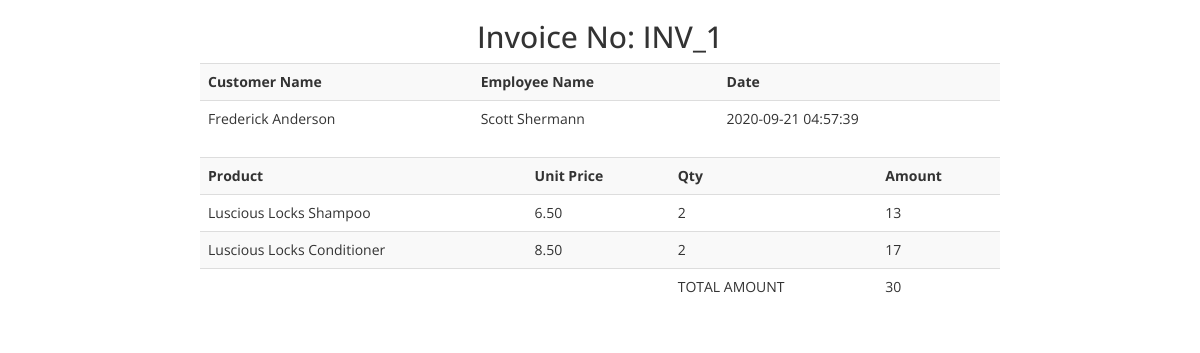
/invoice.php?id=1, run on the app's committed database.
### tables this page shows
CREATE TABLE IF NOT EXISTS `customer` (
  `id` int(11) NOT NULL AUTO_INCREMENT,
  `first_name` varchar(25) NOT NULL,
  `last_name` varchar(30) NOT NULL,
  `phone` char(10) NOT NULL,
  `address` varchar(60) NOT NULL DEFAULT 'Not supplied',
  `suburb` varchar(30) NOT NULL DEFAULT 'Not supplied',
  `post_code` char(4) NOT NULL DEFAULT '6000',
  PRIMARY KEY (`id`)
);

CREATE TABLE IF NOT EXISTS `employee` (
  `id` int(11) NOT NULL AUTO_INCREMENT,
  `first_name` varchar(30) NOT NULL,
  `last_name` varchar(30) NOT NULL,
  `position` varchar(30) DEFAULT NULL,
  `dob` date NOT NULL,
  `tfn` char(10) DEFAULT NULL,
  `start_date` timestamp NOT NULL DEFAULT CURRENT_TIMESTAMP,
  PRIMARY KEY (`id`)
);

CREATE TABLE IF NOT EXISTS `invoice` (
  `invoice_no` int(11) NOT NULL AUTO_INCREMENT,
  `date` timestamp NOT NULL DEFAULT CURRENT_TIMESTAMP,
  `cust_id` int(11) NOT NULL,
  `emp_id` int(11) NOT NULL,
  PRIMARY KEY (`invoice_no`),
  KEY `fk_emp_invoice` (`emp_id`),
  KEY `fk_cust_invoice` (`cust_id`)
);

CREATE TABLE IF NOT EXISTS `product` (
  `id` int(11) NOT NULL AUTO_INCREMENT,
  `cat_id` int(11) NOT NULL,
  `supp_id` int(11) NOT NULL,
  `name` varchar(60) NOT NULL,
  `description` varchar(255) NOT NULL DEFAULT 'No additional information',
  `cost_price` decimal(8,2) NOT NULL,
  `size` varchar(20) DEFAULT NULL,
  PRIMARY KEY (`id`),
  KEY `fk_cat_prod` (`cat_id`),
  KEY `fk_prod_supp` (`supp_id`)
);

CREATE TABLE IF NOT EXISTS `invoice_line` (
  `invoice_no` int(11) NOT NULL,
  `prod_id` int(11) NOT NULL,
  `qty` int(11) NOT NULL,
  PRIMARY KEY (`invoice_no`,`prod_id`),
  KEY `fk_prod_invoice_line` (`prod_id`)
);

### invoice.php (the view, shortened to what this page needs)
<!DOCTYPE html>
<html lang="en">
<head>
    <link rel="stylesheet" href="https://maxcdn.bootstrapcdn.com/bootstrap/3.3.7/css/bootstrap.min.css">
    <link rel="stylesheet" href="styles.css" />
</head>
<body>
    <?php
    require("connect.php");
    $id = $_REQUEST['id'];
    $sql = "SELECT il.invoice_no, il.prod_id, il.qty AS 'quantity', i.date AS 'date',
            c.first_name AS 'cust_fname', c.last_name AS 'cust_lname',
            e.first_name AS 'emp_fname', e.last_name AS 'emp_lname',
            p.name AS 'product', p.cost_price AS 'unit_price'
            FROM invoice_line il
            INNER JOIN product p
            ON il.prod_id = p.id
            INNER JOIN invoice i
            ON il.invoice_no = i.invoice_no
            INNER JOIN customer c
            ON i.cust_id = c.id
            INNER JOIN employee e
            ON i.emp_id = e.id
            WHERE il.invoice_no = '$id'";
    $result = $conn->query($sql);
    ?>
    <section class="center row">
        <article id="home" >
            <?php
            if ($result->num_rows > 0) {
                echo "<h2 class='text-center'>Invoice No: INV_$id</h2>";
                echo '<table class="table table-striped" id="outTable">';
                echo "<tr>
                        <th>Customer Name</th>
                        <th>Employee Name</th>
                        <th>Date</th>
                        </tr>";
                $row = $result->fetch_assoc();
                $cust_name = $row['cust_fname'] . " " . $row['cust_lname'];
                $emp_name = $row['emp_fname'] . " " . $row['emp_lname'];
                $date = $row['date'];
                echo "<tr>
                        <td>$cust_name</td>
                        <td>$emp_name</td>
                        <td>$date</td>
                        </tr>
                        </table>";
                $prod_name = $row['product'];
                $unit_price = $row['unit_price'];
                $qty = $row['quantity'];
                $amount = $unit_price * $qty;
                echo '<table class="table table-striped" id="outTable">';
                echo "<tr>
                        <th>Product</th>
                        <th>Unit Price</th>
                        <th>Qty</th>
                        <th>Amount</th>
                        </tr>";
                        echo "<tr>
                        <td>$prod_name</td>
                        <td>$unit_price</td>
                        <td>$qty</td>
                        <td>$amount</td>
                        </tr>";
                $total = $amount;
                while($row = $result->fetch_assoc()) {
                    $prod_name = $row['product'];
                    $unit_price = $row['unit_price'];
                    $qty = $row['quantity'];
                    $amount = $unit_price * $qty;
                    echo "<tr>
                        <td>$prod_name</td>
                        <td>$unit_price</td>
                        <td>$qty</td>
                        <td>$amount</td>
                        </tr>";
                    $total += $amount;
                }
                echo "<tr>
                        <td></td>
                        <td></td>
                        <td>TOTAL AMOUNT</td>
                        <td>$total</td>
                        </tr>";
                echo "</table>";
            } else {
                echo "0 results";
            }
            ?>
        </article>
    </section>
</body>
</html>

### styles.css (style rules this page uses)
body { font-family: "Open Sans", "Gill Sans", "Gill Sans MT", Calibri, "Trebuchet MS", sans-serif; }
.center { max-width: 800px; margin: auto; }
.text-center { text-align: center; }

### data on the page
customer: cust_name "Frederick Anderson"
employee: emp_name "Scott Shermann"
invoice: date "2020-09-21 04:57:39"
product: name "Luscious Locks Shampoo", cost_price "6.50", cost_price.qty "13"
invoice_line: qty "2"
invoice_line: prod.name "Luscious Locks Conditioner", prod.cost_price "8.50", qty "2", amount "17"

### other printed values
$id "1"
$total "30"
